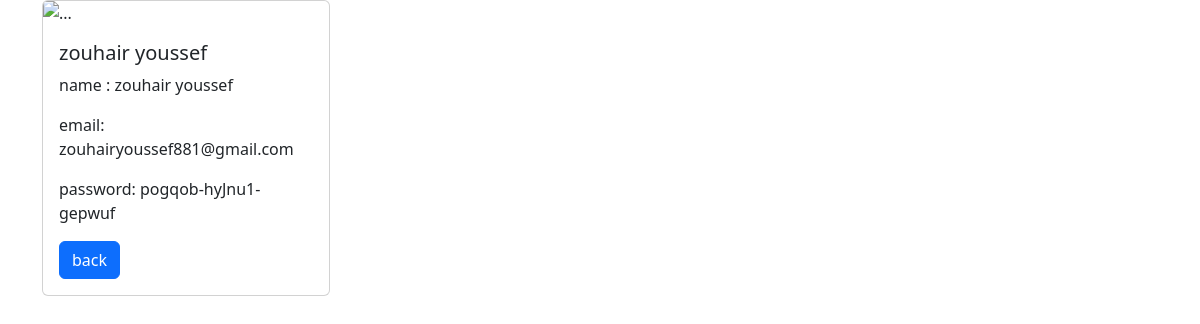
/all_informations/show.php?id=14, run on the app's committed database.
### tables this page shows
CREATE TABLE `new_users` (
  `id` int(11) NOT NULL,
  `name` varchar(50) NOT NULL,
  `email` varchar(100) NOT NULL,
  `password` varchar(255) NOT NULL
);

### all_informations/show.php (the view, shortened to what this page needs)
<?php
$id=$_GET['id'];
try {
    $lien = new PDO('mysql:host=127.0.0.1;dbname=fitness;port=8889', "root", "root", [PDO::ATTR_ERRMODE => PDO::ERRMODE_EXCEPTION]);
    $r = $lien->prepare("select * from new_users where id =?");
    $r->execute([$id]);
    $etudiant=$r->fetch();
} catch (\Throwable $e) {
    echo $e->getMessage();
}
?><!DOCTYPE html>
<html lang="en">
<head>
    <link href="https://cdn.jsdelivr.net/npm/bootstrap@5.2.3/dist/css/bootstrap.min.css" rel="stylesheet">
</head>
<body>
    <div class="container">
    <div class="card" style="width: 18rem;">
  <img src="images.jpeg" class="card-img-top" alt="...">
  <div class="card-body">
    <h5 class="card-title"><?=$etudiant['name']?></h5>
    <p class="card-text">name : <?=$etudiant['name']?></p>
    <p class="card-text">email: <?=$etudiant['email']?></p>
    <p class="card-text">password: <?=$etudiant['password']?></p>
    <a href="#" onclick="history.go(-1)" class="btn btn-primary">back</a>
  </div>
</div>
    </div>
</body>
</html>

### data on the page
new_users: name "zouhair youssef", email "zouhairyoussef881@gmail.com", password "pogqob-hyJnu1-gepwuf"
